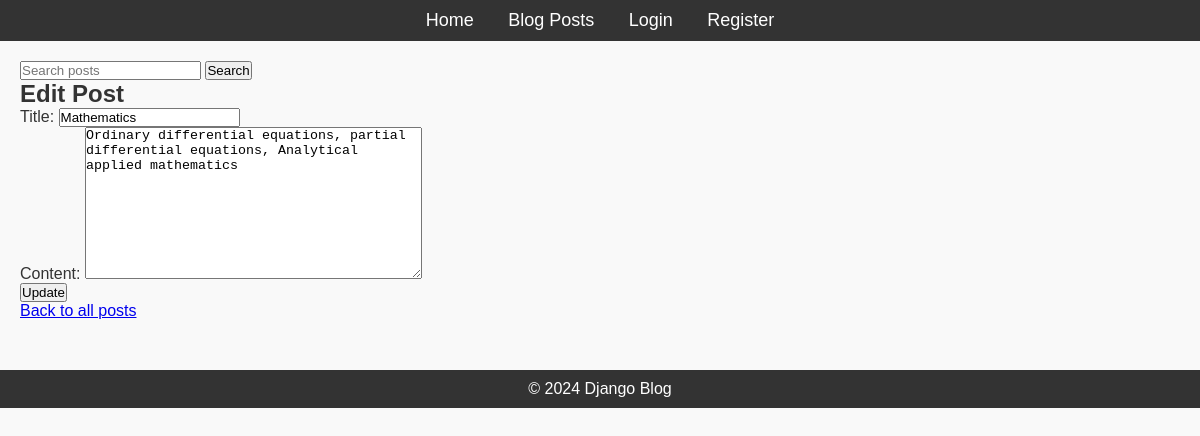
The app's page /post/1/update/ (signed in) with its own data.
### blog/models.py (models this page shows, shortened)
class Post(models.Model):
    title=models.CharField(max_length=200)
    content=models.TextField()
    published_date=models.DateTimeField(auto_now_add=True)
    author=models.ForeignKey(User,on_delete=models.CASCADE,related_name="users")
    tags=TaggableManager()

### blog/views.py (the view, shortened to what this page needs)
# urls.py: path("post/<int:pk>/update/", PostUpdateView.as_view(), name="post_update"),
class PostUpdateView(LoginRequiredMixin,UserPassesTestMixin,UpdateView):
    model=Post
    template_name="blog/post_form.html"
    fields=["title","content"]
    def test_func(self):
        post=self.get_object()
        if self.request.user==post.author:
            return True
        return False

### blog/templates/blog/post_form.html (shortened to what this page needs)
{% extends "blog/base.html" %}
{% load static %}
{% block content %}
<h2>{% if form.instance.pk %}Edit Post{% else %}Create New Post{% endif %}</h2>
<form method="POST">
    {{ form.as_p }}
    <button type="submit">{% if form.instance.pk %}Update{% else %}Create{% endif %}</button>
</form>
<a href="/">Back to all posts</a>
{% endblock %}

### blog/static/css/styles.css (style rules this page uses)
* { margin: 0; padding: 0; box-sizing: border-box; }
body { font-family: Arial, sans-serif; background-color: #f9f9f9; color: #333; }

### records on screen
Post: title "Mathematics", content "Ordinary differential equations, partial differential equations, Analytical applied mathematics"
